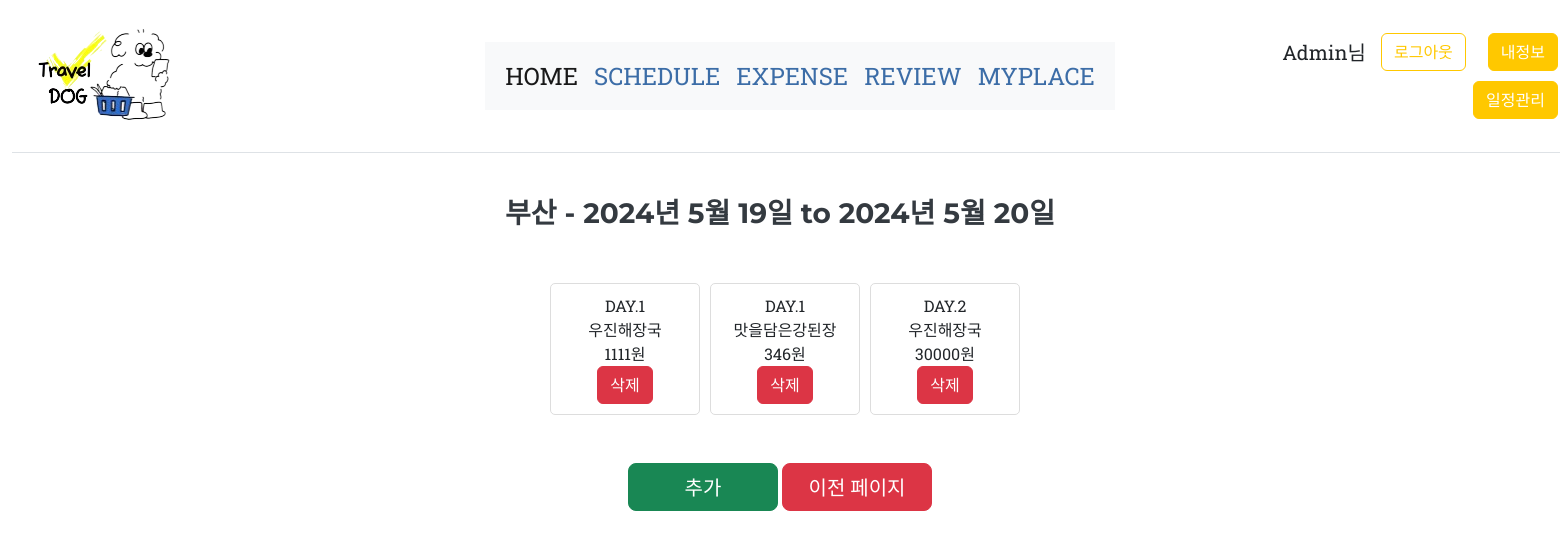
The app's page /managetrip/15/ (signed in) with its own data.
### trips/models.py (models this page shows, shortened)
class Trip(models.Model):
    user = models.ForeignKey(User, on_delete=models.CASCADE)
    region = models.ForeignKey(Region, on_delete=models.CASCADE)
    start_date = models.DateField()
    end_date = models.DateField()

class Region(models.Model):
    name = models.CharField(max_length=100)
    image = models.FileField(upload_to='symbol/', blank=True, null=True)
    def __str__(self):
        return self.name

class TripDetail(models.Model):
    trip = models.ForeignKey(Trip, on_delete=models.CASCADE)
    day = models.IntegerField()
    destination = models.ForeignKey(Destination, on_delete=models.CASCADE)
    expense = models.DecimalField(max_digits=10, decimal_places=2,null=False)
    context = models.TextField(null=True)

class Destination(models.Model):
    name = models.CharField(max_length=100)
    address = models.CharField(max_length=255)

### managetrip/views.py (the view)
# urls.py: path('<int:trip_id>/', views.manage, name="M"),
@login_required
def manage(request, trip_id):
    if request.method == 'POST':
        tripdetail = TripDetail()
        content = {
            'trip_info' : trip_info,
            'trip_detail' : trip_detail,
        }
        return render(request, 'managetrip/manage.html', content)
    else:
        if request.user.is_active:
            trip_info = Trip.objects.get(id=trip_id)
            trip_detail = TripDetail.objects.filter(trip=trip_info).order_by('day')
            content = {
                'trip_info' : trip_info,
                'trip_detail' : trip_detail,
                'trip_id' : trip_id,
            }
            return render(request, 'managetrip/manage.html', content);

### template/managetrip/manage.html (shortened to what this page needs)
{% extends 'index.html' %}
{% block content %}
<form method="post" enctype="multipart/form-data"> {% csrf_token %}
<h3>{{ trip_info.region }} - {{ trip_info.start_date }} to {{ trip_info.end_date }}</h3>
    <div class="container" style="display: flex;">
        <div class="trip-section" style="flex-direction: row; align-items: center; ">
            {% for x in trip_detail %}
            <div class="trip-item my-4">
                <div class="trip-details">
                    <div>DAY.{{ x.day }}</div>
                    <div class="destination">{{ x.destination.name }}</div>
                    <div class="expense">{{ x.expense|floatformat:0 }}원</div>
                    <button type='button' class="btn btn-danger custom-button"
                    onclick="document.location.href='/managetrip/deletetripdetail/{{ x.trip.id }}/{{ x.id }}'">
                    삭제</button>
                </div>
            </div>
            {% empty %}
                <li class="trip-item my-4">여행 목록이 없습니다.</li>
            {% endfor %}
        </div>
    </div>
</form>
<button type='button' class="btn btn-success btn-lg my-1" style="width:150px;" onclick="document.location.href='/trips/next_page/{{ trip_id }}'">추가</button>
<button type="button" class="btn btn-danger btn-lg my-1" style="width:150px;" onclick="location.href='/managetrip/'">이전 페이지</button>
{% endblock %}

### template/index.html (shortened to what this page needs)
<!DOCTYPE html>
<html lang="en">
<head>
  <link rel="stylesheet" href="https://cdn.jsdelivr.net/npm/bootstrap@5.3.3/dist/css/bootstrap.min.css">
  {% load static %}
  <link rel="stylesheet" type="text/css" href="{% static 'css/styles.css' %}">
</head>
<body>
<div class="container-fluid" style="width: 100rem; height: auto;">
    <header class="d-flex flex-wrap align-items-center justify-content-between py-3 mb-4 border-bottom">
      <div class="col-md-3 mb-2 mb-md-0 header-logo">
        <a href="/" class="d-inline-flex link-body-emphasis text-decoration-none">
          <img src="/static/강아지-로고_최종.png" alt="로고">
        </a>
      </div>
      <nav class="navbar navbar-expand-lg navbar-light bg-light">
        <div class="container-fluid">
          <div class="collapse navbar-collapse" id="navbarResponsive">
            <ul class="navbar-nav ms-auto text-uppercase py-4 py-lg-0" style="font-size: 1.5rem;">
              <li class="nav-item"><a class="nav-link active" href="/home/">HoME</a></li>
              <li class="nav-item"><a class="nav-link" href="/trips/index/">SCHEDULE</a></li>
              <li class="nav-item"><a class="nav-link" href="/expense/">EXPENSE</a></li>
              <li class="nav-item"><a class="nav-link" href="/review/index/">REVIEW</a></li>
              <li class="nav-item"><a class="nav-link" href="/myplace/">MYPLACE</a></li>
            </ul>
          </div>
        </div>
      </nav>
      <div class="col-md-3 text-end header-buttons">
        {% if not user.is_active %}
        <button type="button" class="btn btn-outline-primary me-2" onclick="document.location.href='/account/login/'" id="login">로그인</button>
        <button type="button" class="btn btn-primary" onclick="document.location.href='/account/register/'" id="join">회원가입</button>
        {% else %}
        <span class="text-capitalize fs-5 align-middle">
          {{ user }}님
        </span>
        <button type="button" class="btn btn-outline-primary me-2" onclick="document.location.href='/account/logout/'" id="logout">로그아웃</button>
        <button type="button" class="btn btn-primary" onclick="document.location.href='/account/myinfo/'" id="myinfo">내정보</button>
        <button type="button" class="btn btn-primary" onclick="document.location.href='/managetrip'" id="myinfo">일정관리</button>
        {% endif %}
      </div>
    </header>
  </div>
  <div class="container">
    {% block content %}{% endblock %}
  </div>
</body>
</html>

### template/index.html (style rules this page uses)
.header-logo { padding-left: 20px; }
.header-buttons { padding-right: 20px; }
.header-logo img { margin: 10px 0; }
.header-buttons .btn { margin: 5px 10px; }
.navbar-light { background-color: white; }
.navbar-light .nav-link { color: #3C6DA7; }

### records on screen
Trip: region "부산", start_date "2024년 5월 19일", end_date "2024년 5월 20일"
TripDetail: day "1", destination.name "우진해장국", expense "1111"
TripDetail: day "1", destination.name "맛을담은강된장", expense "346"
TripDetail: day "2", destination.name "우진해장국", expense "30000"

### other values on screen
{{ user }} "Admin"
